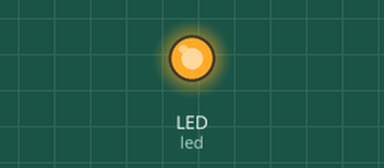
The program below on a simulated CircuitPython board. Parts: output pins drawn as LEDs (lit = HIGH). USB keyboard and mouse output is not drawn; what the program prints to the serial console is not drawn.

Above: at 0.1 s.
At 1.1 s:
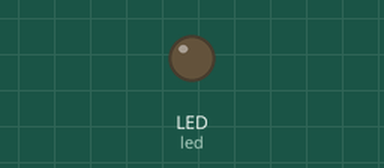
Timing chart, 0 to 2.6 s (numbered marks = the images above):
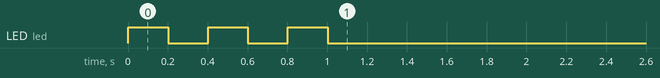

The program:

code.py
```python
"""
Pico 2W - QTE 硬件输入固件 (USB 串口版本)
通过 USB 串口接收命令，无需 BLE

连接方式：
- USB 连接到 PC（同时用于串口通信和 HID 输入）

命令协议：
- 0x01: 发送 Space 键
- 0xFF: 心跳检测
"""

import time
import board
import digitalio
import usb_cdc
import usb_hid
from adafruit_hid.keyboard import Keyboard
from adafruit_hid.keycode import Keycode

print("=" * 50)
print("Pico QTE 硬件输入固件 (USB 串口版)")
print("=" * 50)

# 初始化 LED
led = digitalio.DigitalInOut(board.LED)
led.direction = digitalio.Direction.OUTPUT
led.value = False

# LED 闪烁 3 次表示启动
for _ in range(3):
    led.value = True
    time.sleep(0.2)
    led.value = False
    time.sleep(0.2)

print("[1/2] LED 测试完成")

# 初始化 USB HID 键盘
try:
    keyboard = Keyboard(usb_hid.devices)
    print("[2/2] USB HID 键盘初始化成功")
except Exception as e:
    print(f"[2/2] USB HID 初始化失败: {e}")
    while True:
        led.value = not led.value
        time.sleep(0.1)

# 获取串口对象
serial = usb_cdc.data

print("\n" + "=" * 50)
print("✓ 初始化完成！")
print("=" * 50)
print("设备信息:")
print("  - USB HID: 已就绪")
print(f"  - 串口: {serial}")
print("\n等待 PC 端连接...")
print("LED 将在收到命令时快速闪烁")
print("=" * 50 + "\n")

# 命令定义
CMD_SPACE = 0x01
CMD_PING = 0xFF

# 统计信息
command_count = 0
last_command_time = 0

# 主循环
while True:
    # 检查是否有数据可读
    if serial and serial.in_waiting > 0:
        try:
            # 读取一个字节
            data = serial.read(1)

            if data:
                cmd = data[0]

                # LED 快闪表示收到命令
                led.value = True

                if cmd == CMD_SPACE:
                    # 发送 Space 键
                    keyboard.press(Keycode.SPACE)
                    keyboard.release(Keycode.SPACE)

                    command_count += 1
                    now = time.monotonic_ns() // 1_000_000

                    if last_command_time > 0:
                        interval = now - last_command_time
                        if interval < 100:
                            print(f"[快速触发] 间隔: {interval}ms")

                    last_command_time = now

                elif cmd == CMD_PING:
                    # 心跳响应
                    if serial:
                        serial.write(b"\xFF")

                led.value = False

        except Exception as e:
            print(f"[ERROR] 处理命令失败: {e}")
            led.value = False

    # 短暂休眠，降低 CPU 占用
    time.sleep(0.001)  # 1ms
```
